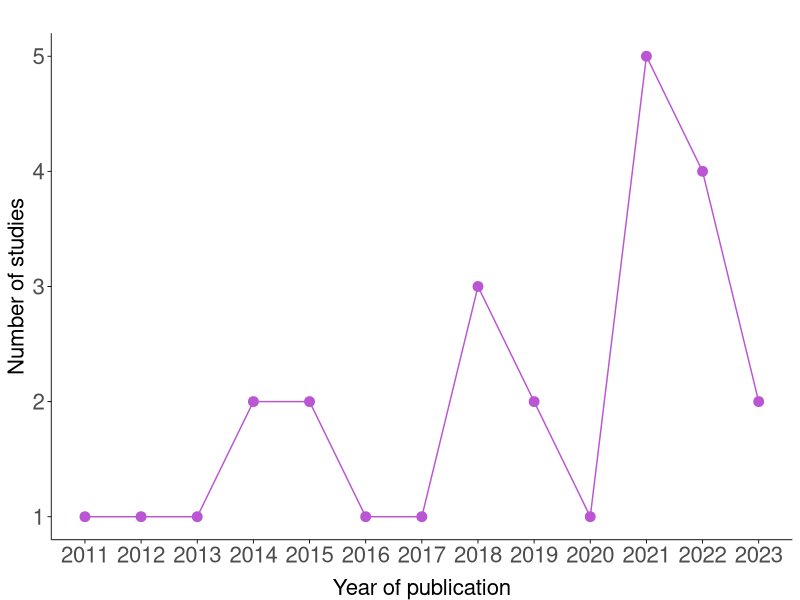

The R source for this figure: (Note: this script raises an error after producing the figure.)
################################################################################
#### Ecological Synthesis Lab (SintECO): https://marcomellolab.wordpress.com

#### Authors: Cristina A. Kita, Isabel Alves-dos-Santos, Michael Hrncir, 
#### Sara D. Leonhardt & Marco A. R. Mello

#### See README for further info:
#### https://github.com/CKita/BeeFlow#readme
################################################################################


################################################################################
########################### PUBLICATION - YEARS ################################
################################################################################


#Let's get ready for running the code provided here. 

#Set the working directory to the source of this script file.   
setwd(dirname(rstudioapi::getActiveDocumentContext()$path))
getwd()

#Delete all previous objects.
rm(list= ls())

#Load or install the required packages
if(!require(ggplot2)){
  install.packages("ggplot2")
  library(ggplot2)
}

if(!require(dplyr)){
  install.packages("dplyr")
  library(dplyr)
}

# First, let's import and check our data set.
articles <- read.csv("../Data/Article.csv", h= T, sep = ",")
class(articles)
str(articles)
head(articles)
tail(articles)

#change the class of Publication column from character to date
articles$Publication <- as.Date(articles$Publication)

# Add a column with publication year
articles <- articles %>%
  mutate(year_publication = format(articles$Publication, "%Y"))

# Count the number of articles per year
article_per_year <- articles %>%
  group_by(year_publication) %>%
  summarise(n_articles = n())


article_per_year <- article_per_year %>%
  arrange(year_publication)

article_per_year$year_publication <- as.integer(article_per_year$
                                                  year_publication)

# Create the point graph with connecting lines
g1 <- ggplot(article_per_year, aes(x = year_publication, y = n_articles)) +
  geom_point(color = "mediumorchid", size = 3) +      
  geom_line(color = "mediumorchid", linewidth = 0.5) + 
  labs(title = "",
       x = "Year of publication",
       y = "Number of studies") +       
theme_minimal() +                                  
  theme(panel.grid.major = element_blank(),        
        panel.grid.minor = element_blank(),        
        axis.title.x = element_text(vjust = -0.5),          
        axis.title.y = element_text(vjust = 1),
        axis.line = element_line(color = "black", size = 0.3),  
        axis.ticks = element_line(color = "black", size = 0.3), 
        axis.title = element_text(size = 16),      
        axis.text = element_text(size = 16)) +      
  
    scale_x_continuous(breaks = seq(min(article_per_year$year_publication), 
                                  max(article_per_year$year_publication), 
                                  by = 1))   
g1

#Export the graph as PNG image.
png("../Figure/publication_year.png", res = 300,
    width = 4000, height = 2000, unit = "px")
g1

dev.off()

########################### THE END ############################################
